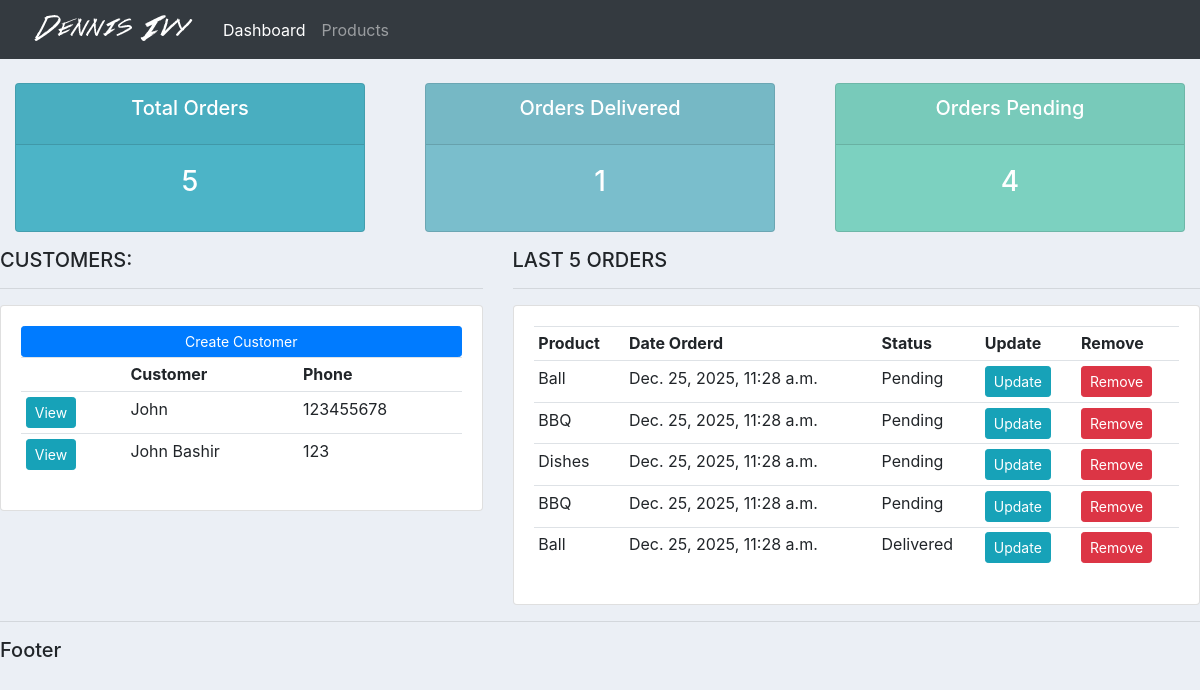
/, run on an earlier commit of the app's database.
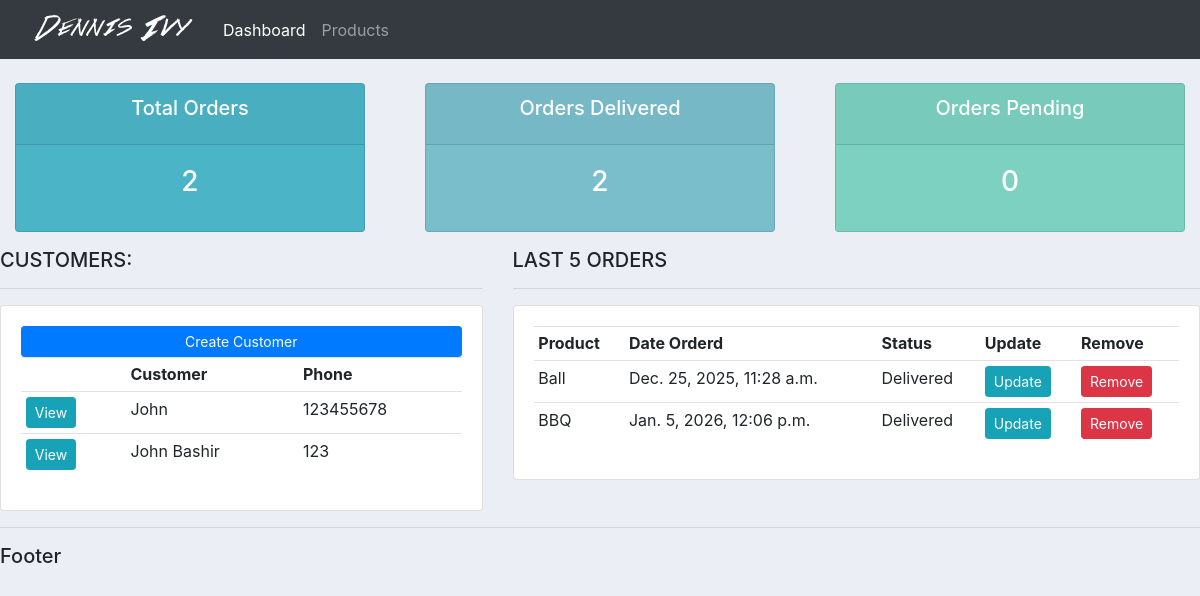
And on a later commit of the database.
### accounts/models.py (models this page shows, shortened)
class Customer(models.Model):
    name = models.CharField(max_length=50, null=True)
    phone = models.CharField(max_length=50, null=True)
    email = models.CharField(max_length=50, null=True)
    date_created = models.DateTimeField(auto_now_add=True)

class Order(models.Model):
    STATUS = (
        ("Pending", "Pending"),
        ("Out for delivery", "Out for delivery"),
        ("Delivered", "Delivered"),
    )
    customer = models.ForeignKey(Customer, null=True, on_delete=models.SET_NULL)
    product = models.ForeignKey(Product, null=True, on_delete=models.SET_NULL)
    date_created = models.DateTimeField(auto_now_add=True)
    status = models.CharField(max_length=50, null=True, choices=STATUS)
    note = models.CharField(max_length=1000, null=True)

class Product(models.Model):
    CATEGORY = (
        ("Indoor", "Indoor"),
        ("Out Door", "Out Door"),
    )
    name = models.CharField(max_length=50, null=True)
    price = models.FloatField(null=True)
    category = models.CharField(max_length=50, null=True, choices=CATEGORY)
    description = models.CharField(max_length=50, null=True)
    date_created = models.DateTimeField(auto_now_add=True)
    tag = models.ManyToManyField(Tags)
    def __str__(self):
        return self.name

### accounts/views.py (the view)
# urls.py: 2. Add a URL to urlpatterns:  path('', views.home, name='home')
def home(request):
    customers = Customer.objects.all()
    orders = Order.objects.all()
    total_orders = orders.count()
    total_order_delivared = orders.filter(status="Delivered").count()
    total_order_pending = orders.filter(status="Pending").count()
    context = {"customers": customers, "orders": orders, "total_orders": total_orders,"total_order_delivared":total_order_delivared,"total_order_pending":total_order_pending}
    return render(
        request,
        "accounts/home.html",
        context,
    )

### accounts/templates/accounts/home.html (shortened to what this page needs)
{% extends "accounts/index.html" %}
{% block content %}
{% include "accounts/status.html"%} {% comment %} This is Dashboard File {% endcomment %}
<div class="row">
  <div class="col-md-5">
    <h5>CUSTOMERS:</h5>
    <hr />
    <div class="card card-body">
      <a class="btn btn-primary btn-sm btn-block" href="">Create Customer</a>
      <table class="table table-sm">
        <tr>
          <th></th>
          <th>Customer</th>
          <th>Phone</th>
        </tr>
        {% for customer in customers %}
        <tr>
          <td><a class="btn btn-sm btn-info" href="{% url "customer" customer.id %} ">View</a></td>
          <td>{{customer.name}}</td>
          <td>{{customer.phone}}</td>
        </tr>
        {% endfor %}
      </table>
    </div>
  </div>
  <div class="col-md-7">
    <h5>LAST 5 ORDERS</h5>
    <hr />
    <div class="card card-body">
      <table class="table table-sm">
        <tr>
          <th>Product</th>
          <th>Date Orderd</th>
          <th>Status</th>
          <th>Update</th>
          <th>Remove</th>
        </tr>
        {% for order in orders %}
        <tr>
          <td>{{order.product}}</td>
          <td>{{order.date_created}}</td>
          <td>{{order.status}}</td>
          <td><a class="btn btn-sm btn-info" href="{% url 'edit_order' order.id %}">Update</a></td>
          <td><a class="btn btn-sm btn-danger" href="{% url 'delete_order' order.id %}">Remove</a></td>
        </tr>
        {% endfor %}
      </table>
    </div>
  </div>
</div>
{% endblock %}

What changed in the data, as far as the page shows it:
removed Order: product "Ball", date_created "Dec. 25, 2025, 11:28 a.m.", status "Pending"
removed Order: product "BBQ", date_created "Dec. 25, 2025, 11:28 a.m.", status "Pending"
removed Order: product "Dishes", date_created "Dec. 25, 2025, 11:28 a.m.", status "Pending"
removed Order: product "BBQ", date_created "Dec. 25, 2025, 11:28 a.m.", status "Pending"
added Order: product "BBQ", date_created "Jan. 5, 2026, 12:06 p.m.", status "Delivered"
Also different on the page:
{{ total_orders }}: "5" → "2"
{{ total_order_delivared }}: "1" → "2"
{{ total_order_pending }}: "4" → "0"
